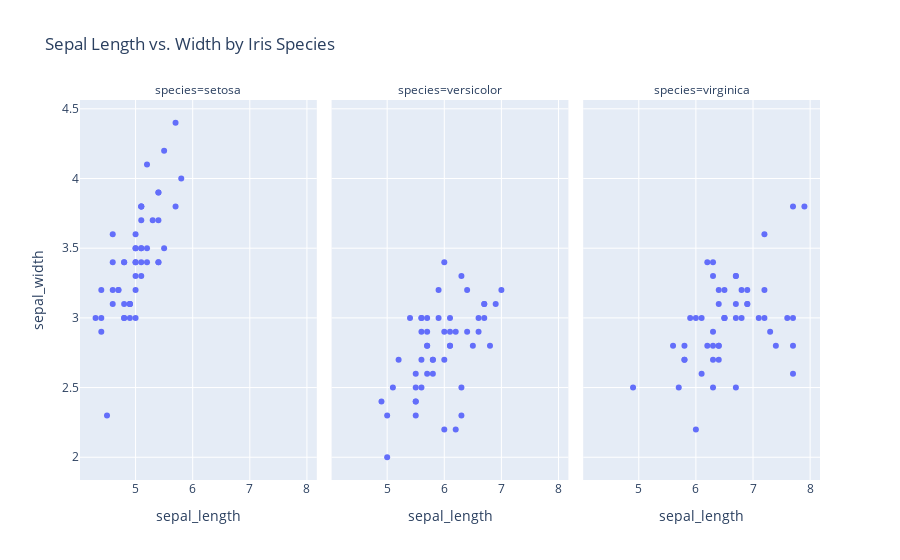

The notebook cell saved with this chart:
### Markdown cell above
At first glance there doesn't appear to be a linear relationship here, however if we look at the "setosa" species we may actually have what we're working for. We can focus our energy only on that subset of the data for our demonstration.

### Code cell
px.scatter(df , x="sepal_length", y='sepal_width', facet_col="species", title="Sepal Length vs. Width by Iris Species")

### Figure 1 — Plotly figure (JSON) as saved in the notebook; plotly's stock layout.template omitted (floating-point values rounded to 4 significant figures)
{"data": [{"hovertemplate": "species=setosa<br>sepal_length=%{x}<br>sepal_width=%{y}<extra></extra>", "legendgroup": "", "marker": {"color": "#636efa", "symbol": "circle"}, "mode": "markers", "name": "", "orientation": "v", "showlegend": false, "type": "scatter", "x": [5.1, 4.9, 4.7, 4.6, 5, 5.4, 4.6, 5, 4.4, 4.9, 5.4, 4.8, 4.8, 4.3, 5.8, 5.7, 5.4, 5.1, 5.7, 5.1, 5.4, 5.1, 4.6, 5.1, 4.8, 5, 5, 5.2, 5.2, 4.7, 4.8, 5.4, 5.2, 5.5, 4.9, 5, 5.5, 4.9, 4.4, 5.1, 5, 4.5, 4.4, 5, 5.1, 4.8, 5.1, 4.6, 5.3, 5], "xaxis": "x", "y": [3.5, 3, 3.2, 3.1, 3.6, 3.9, 3.4, 3.4, 2.9, 3.1, 3.7, 3.4, 3, 3, 4, 4.4, 3.9, 3.5, 3.8, 3.8, 3.4, 3.7, 3.6, 3.3, 3.4, 3, 3.4, 3.5, 3.4, 3.2, 3.1, 3.4, 4.1, 4.2, 3.1, 3.2, 3.5, 3.1, 3, 3.4, 3.5, 2.3, 3.2, 3.5, 3.8, 3, 3.8, 3.2, 3.7, 3.3], "yaxis": "y"}, {"hovertemplate": "species=versicolor<br>sepal_length=%{x}<br>sepal_width=%{y}<extra></extra>", "legendgroup": "", "marker": {"color": "#636efa", "symbol": "circle"}, "mode": "markers", "name": "", "orientation": "v", "showlegend": false, "type": "scatter", "x": [7, 6.4, 6.9, 5.5, 6.5, 5.7, 6.3, 4.9, 6.6, 5.2, 5, 5.9, 6, 6.1, 5.6, 6.7, 5.6, 5.8, 6.2, 5.6, 5.9, 6.1, 6.3, 6.1, 6.4, 6.6, 6.8, 6.7, 6, 5.7, 5.5, 5.5, 5.8, 6, 5.4, 6, 6.7, 6.3, 5.6, 5.5, 5.5, 6.1, 5.8, 5, 5.6, 5.7, 5.7, 6.2, 5.1, 5.7], "xaxis": "x2", "y": [3.2, 3.2, 3.1, 2.3, 2.8, 2.8, 3.3, 2.4, 2.9, 2.7, 2, 3, 2.2, 2.9, 2.9, 3.1, 3, 2.7, 2.2, 2.5, 3.2, 2.8, 2.5, 2.8, 2.9, 3, 2.8, 3, 2.9, 2.6, 2.4, 2.4, 2.7, 2.7, 3, 3.4, 3.1, 2.3, 3, 2.5, 2.6, 3, 2.6, 2.3, 2.7, 3, 2.9, 2.9, 2.5, 2.8], "yaxis": "y2"}, {"hovertemplate": "species=virginica<br>sepal_length=%{x}<br>sepal_width=%{y}<extra></extra>", "legendgroup": "", "marker": {"color": "#636efa", "symbol": "circle"}, "mode": "markers", "name": "", "orientation": "v", "showlegend": false, "type": "scatter", "x": [6.3, 5.8, 7.1, 6.3, 6.5, 7.6, 4.9, 7.3, 6.7, 7.2, 6.5, 6.4, 6.8, 5.7, 5.8, 6.4, 6.5, 7.7, 7.7, 6, 6.9, 5.6, 7.7, 6.3, 6.7, 7.2, 6.2, 6.1, 6.4, 7.2, 7.4, 7.9, 6.4, 6.3, 6.1, 7.7, 6.3, 6.4, 6, 6.9, 6.7, 6.9, 5.8, 6.8, 6.7, 6.7, 6.3, 6.5, 6.2, 5.9], "xaxis": "x3", "y": [3.3, 2.7, 3, 2.9, 3, 3, 2.5, 2.9, 2.5, 3.6, 3.2, 2.7, 3, 2.5, 2.8, 3.2, 3, 3.8, 2.6, 2.2, 3.2, 2.8, 2.8, 2.7, 3.3, 3.2, 2.8, 3, 2.8, 3, 2.8, 3.8, 2.8, 2.8, 2.6, 3, 3.4, 3.1, 3, 3.1, 3.1, 3.1, 2.7, 3.2, 3.3, 3, 2.5, 3, 3.4, 3], "yaxis": "y3"}], "layout": {"annotations": [{"font": {}, "showarrow": false, "text": "species=setosa", "x": 0.16, "xanchor": "center", "xref": "paper", "y": 1, "yanchor": "bottom", "yref": "paper"}, {"font": {}, "showarrow": false, "text": "species=versicolor", "x": 0.5, "xanchor": "center", "xref": "paper", "y": 1, "yanchor": "bottom", "yref": "paper"}, {"font": {}, "showarrow": false, "text": "species=virginica", "x": 0.84, "xanchor": "center", "xref": "paper", "y": 1, "yanchor": "bottom", "yref": "paper"}], "autosize": true, "legend": {"tracegroupgap": 0}, "title": {"text": "Sepal Length vs. Width by Iris Species"}, "xaxis": {"anchor": "y", "autorange": true, "domain": [0, 0.32], "range": [4.044, 8.156], "title": {"text": "sepal_length"}, "type": "linear"}, "xaxis2": {"anchor": "y2", "autorange": true, "domain": [0.34, 0.66], "matches": "x", "range": [4.044, 8.156], "title": {"text": "sepal_length"}, "type": "linear"}, "xaxis3": {"anchor": "y3", "autorange": true, "domain": [0.68, 1.0], "matches": "x", "range": [4.044, 8.156], "title": {"text": "sepal_length"}, "type": "linear"}, "yaxis": {"anchor": "x", "autorange": true, "domain": [0, 1], "range": [1.802, 4.598], "title": {"text": "sepal_width"}, "type": "linear"}, "yaxis2": {"anchor": "x2", "autorange": true, "domain": [0, 1], "matches": "y", "range": [1.802, 4.598], "showticklabels": false, "type": "linear"}, "yaxis3": {"anchor": "x3", "autorange": true, "domain": [0, 1], "matches": "y", "range": [1.802, 4.598], "showticklabels": false, "type": "linear"}}}
